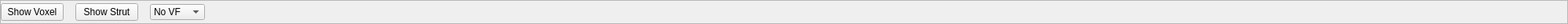
     <widget class="QFrame" name="frame_top">
      <property name="minimumSize">
       <size>
        <width>0</width>
        <height>30</height>
       </size>
      </property>
      <property name="maximumSize">
       <size>
        <width>16777215</width>
        <height>30</height>
       </size>
      </property>
      <property name="frameShape">
       <enum>QFrame::StyledPanel</enum>
      </property>
      <property name="frameShadow">
       <enum>QFrame::Raised</enum>
      </property>
      <layout class="QHBoxLayout" name="horizontalLayout_2">
       <property name="spacing">
        <number>15</number>
       </property>
       <property name="leftMargin">
        <number>0</number>
       </property>
       <property name="topMargin">
        <number>0</number>
       </property>
       <property name="rightMargin">
        <number>0</number>
       </property>
       <property name="bottomMargin">
        <number>0</number>
       </property>
       <item>
        <widget class="QPushButton" name="pushButton_top_show_voxel">
         <property name="text">
          <string>Show Voxel</string>
         </property>
        </widget>
       </item>
       <item>
        <widget class="QPushButton" name="pushButton_top_show_strut">
         <property name="text">
          <string>Show Strut</string>
         </property>
        </widget>
       </item>
       <item>
        <widget class="QComboBox" name="comboBox_volumefraction_2">
         <property name="minimumSize">
          <size>
           <width>70</width>
           <height>20</height>
          </size>
         </property>
         <property name="maximumSize">
          <size>
           <width>70</width>
           <height>20</height>
          </size>
         </property>
         <item>
          <property name="text">
           <string>No VF</string>
          </property>
         </item>
        </widget>
       </item>
       <item>
        <spacer name="horizontalSpacer">
         <property name="orientation">
          <enum>Qt::Horizontal</enum>
         </property>
         <property name="sizeHint" stdset="0">
          <size>
           <width>1735</width>
           <height>20</height>
          </size>
         </property>
        </spacer>
       </item>
      </layout>
     </widget>
